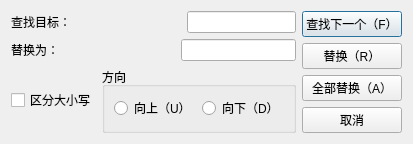
<?xml version="1.0" encoding="UTF-8"?>
<ui version="4.0">
 <class>ReplaceDialog</class>
 <widget class="QDialog" name="ReplaceDialog">
  <property name="geometry">
   <rect>
    <x>0</x>
    <y>0</y>
    <width>303</width>
    <height>109</height>
   </rect>
  </property>
  <property name="maximumSize">
   <size>
    <width>425</width>
    <height>176</height>
   </size>
  </property>
  <property name="windowTitle">
   <string>替换</string>
  </property>
  <layout class="QHBoxLayout" name="horizontalLayout_5">
   <item>
    <layout class="QVBoxLayout" name="verticalLayout_2">
     <item>
      <layout class="QHBoxLayout" name="horizontalLayout">
       <item>
        <widget class="QLabel" name="label">
         <property name="text">
          <string>查找目标：</string>
         </property>
        </widget>
       </item>
       <item>
        <spacer name="horizontalSpacer_2">
         <property name="orientation">
          <enum>Qt::Orientation::Horizontal</enum>
         </property>
         <property name="sizeHint" stdset="0">
          <size>
           <width>40</width>
           <height>20</height>
          </size>
         </property>
        </spacer>
       </item>
       <item>
        <widget class="QLineEdit" name="searchText"/>
       </item>
      </layout>
     </item>
     <item>
      <layout class="QHBoxLayout" name="horizontalLayout_2">
       <item>
        <widget class="QLabel" name="label_2">
         <property name="text">
          <string>替换为：</string>
         </property>
        </widget>
       </item>
       <item>
        <spacer name="horizontalSpacer">
         <property name="orientation">
          <enum>Qt::Orientation::Horizontal</enum>
         </property>
         <property name="sizeHint" stdset="0">
          <size>
           <width>40</width>
           <height>20</height>
          </size>
         </property>
        </spacer>
       </item>
       <item>
        <widget class="QLineEdit" name="targetText"/>
       </item>
      </layout>
     </item>
     <item>
      <layout class="QHBoxLayout" name="horizontalLayout_4">
       <item>
        <widget class="QCheckBox" name="cbCaseSensetive">
         <property name="text">
          <string>区分大小写</string>
         </property>
        </widget>
       </item>
       <item>
        <widget class="QGroupBox" name="groupBox">
         <property name="title">
          <string>方向</string>
         </property>
         <layout class="QHBoxLayout" name="horizontalLayout_3">
          <item>
           <widget class="QRadioButton" name="rbUp">
            <property name="text">
             <string>向上（U）</string>
            </property>
           </widget>
          </item>
          <item>
           <widget class="QRadioButton" name="rbDown">
            <property name="text">
             <string>向下（D）</string>
            </property>
           </widget>
          </item>
         </layout>
        </widget>
       </item>
      </layout>
     </item>
    </layout>
   </item>
   <item>
    <layout class="QVBoxLayout" name="verticalLayout">
     <item>
      <widget class="QPushButton" name="btFindNext">
       <property name="text">
        <string>查找下一个（F）</string>
       </property>
      </widget>
     </item>
     <item>
      <widget class="QPushButton" name="btReaplace">
       <property name="text">
        <string>替换（R）</string>
       </property>
      </widget>
     </item>
     <item>
      <widget class="QPushButton" name="btReplaceAll">
       <property name="text">
        <string>全部替换（A）</string>
       </property>
      </widget>
     </item>
     <item>
      <widget class="QPushButton" name="btCancel">
       <property name="text">
        <string>取消</string>
       </property>
      </widget>
     </item>
    </layout>
   </item>
  </layout>
 </widget>
 <resources/>
 <connections/>
</ui>
